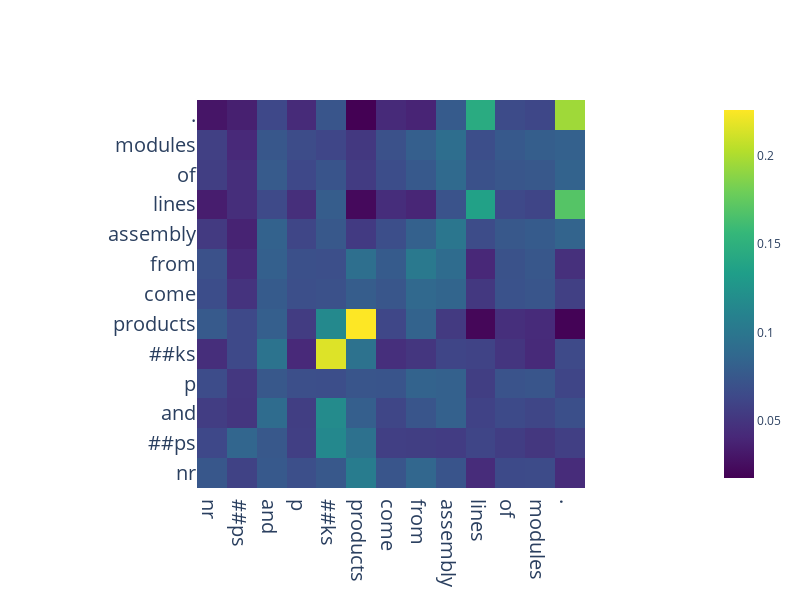

Notebook cell for this chart:
### Code cell
import plotly.graph_objs as go

# Create a heatmap of the attention distribution
heatmap = go.Heatmap(
    z=distribution,
    x=tokens,
    y=tokens,
    colorscale='Viridis'
)

# Layout configuration with 1:1 aspect ratio and increased text size
layout = go.Layout(
    xaxis=dict(
        scaleanchor='y',  # Ensures a 1:1 aspect ratio
        constrain='domain',  # Ensures the plot stays within the defined axis
        tickfont=dict(size=20)  # Increase text size of x-axis labels
    ),
    yaxis=dict(
        scaleanchor='x',  # Ensures a 1:1 aspect ratio
        tickfont=dict(size=20)  # Increase text size of y-axis labels
    )
)

# Create figure and display it
fig = go.Figure(data=[heatmap], layout=layout)
fig.update_layout(
    width=800,
    height=600,
)
fig.show()

### Figure 1 — Plotly figure (JSON) as saved in the notebook; plotly's stock layout.template omitted (floating-point values rounded to 4 significant figures; data arrays with more than 128 entries replaced by an {"elided": "..."} marker saying what was removed)
{"data": [{"colorscale": [[0, "#440154"], [0.1111, "#482878"], [0.2222, "#3e4989"], [0.3333, "#31688e"], [0.4444, "#26828e"], [0.5556, "#1f9e89"], [0.6667, "#35b779"], [0.7778, "#6ece58"], [0.8889, "#b5de2b"], [1, "#fde725"]], "type": "heatmap", "x": ["nr", "##ps", "and", "p", "##ks", "products", "come", "from", "assembly", "lines", "of", "modules", "."], "y": ["nr", "##ps", "and", "p", "##ks", "products", "come", "from", "assembly", "lines", "of", "modules", "."], "z": {"elided": "15x15 float values"}}], "layout": {"height": 600, "width": 800, "xaxis": {"autorange": true, "constrain": "domain", "domain": [0.1873, 0.8127], "range": [-0.5, 12.5], "scaleanchor": "y", "tickfont": {"size": 20}, "type": "category"}, "yaxis": {"autorange": true, "domain": [0, 1], "range": [-0.5, 12.5], "scaleanchor": "x", "tickfont": {"size": 20}, "type": "category"}}}
